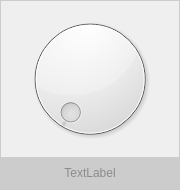
<?xml version="1.0" encoding="UTF-8"?>
<ui version="4.0">
 <class>tabItem</class>
 <widget class="QWidget" name="tabItem">
  <property name="geometry">
   <rect>
    <x>0</x>
    <y>0</y>
    <width>180</width>
    <height>190</height>
   </rect>
  </property>
  <property name="minimumSize">
   <size>
    <width>180</width>
    <height>190</height>
   </size>
  </property>
  <property name="maximumSize">
   <size>
    <width>180</width>
    <height>190</height>
   </size>
  </property>
  <property name="windowTitle">
   <string>Form</string>
  </property>
  <property name="styleSheet">
   <string notr="true">QWidget#tab_main{
	border:1px solid #ccc;
	
}

QWidget#tab_title{
	border:1px solid rgba(0,0,0,0);
	background-color:#ccc;
	
}

QWidget#tab_title QLabel{
	background-color:none;
	color: rgb(140, 140, 140)
}</string>
  </property>
  <layout class="QVBoxLayout" name="verticalLayout_2">
   <property name="spacing">
    <number>0</number>
   </property>
   <property name="leftMargin">
    <number>0</number>
   </property>
   <property name="topMargin">
    <number>0</number>
   </property>
   <property name="rightMargin">
    <number>0</number>
   </property>
   <property name="bottomMargin">
    <number>0</number>
   </property>
   <item>
    <widget class="QWidget" name="tab_main" native="true">
     <layout class="QVBoxLayout" name="verticalLayout" stretch="1,0">
      <property name="spacing">
       <number>0</number>
      </property>
      <property name="leftMargin">
       <number>1</number>
      </property>
      <property name="topMargin">
       <number>1</number>
      </property>
      <property name="rightMargin">
       <number>1</number>
      </property>
      <property name="bottomMargin">
       <number>1</number>
      </property>
      <item>
       <widget class="QWidget" name="tab_con" native="true">
        <layout class="QHBoxLayout" name="horizontalLayout_2">
         <item>
          <widget class="QDial" name="dial"/>
         </item>
        </layout>
       </widget>
      </item>
      <item>
       <widget class="QWidget" name="tab_title" native="true">
        <layout class="QHBoxLayout" name="horizontalLayout">
         <property name="topMargin">
          <number>9</number>
         </property>
         <item>
          <widget class="QLabel" name="label">
           <property name="text">
            <string>TextLabel</string>
           </property>
           <property name="alignment">
            <set>Qt::AlignCenter</set>
           </property>
          </widget>
         </item>
        </layout>
       </widget>
      </item>
     </layout>
    </widget>
   </item>
  </layout>
 </widget>
 <resources/>
 <connections/>
</ui>
